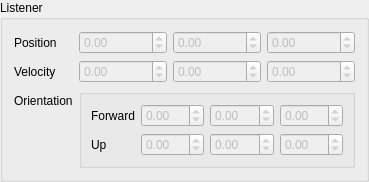
<?xml version="1.0" encoding="UTF-8"?>
<ui version="4.0">
 <class>ListenerComp</class>
 <widget class="ComponentGroup&lt;Raz::Listener&gt;" name="ListenerComp">
  <property name="windowTitle">
   <string>Listener</string>
  </property>
  <property name="title">
   <string>Listener</string>
  </property>
  <layout class="QFormLayout" name="listenerLayout">
   <item row="0" column="0">
    <widget class="QLabel" name="positionLabel">
     <property name="text">
      <string>Position</string>
     </property>
    </widget>
   </item>
   <item row="0" column="1">
    <layout class="QHBoxLayout" name="positionLayout">
     <item>
      <widget class="ValuePicker" name="positionX">
       <property name="enabled">
        <bool>false</bool>
       </property>
       <property name="minimum">
        <double>-340282346638528859811704183484516925440.000000000000000</double>
       </property>
       <property name="maximum">
        <double>340282346638528859811704183484516925440.000000000000000</double>
       </property>
      </widget>
     </item>
     <item>
      <widget class="ValuePicker" name="positionY">
       <property name="enabled">
        <bool>false</bool>
       </property>
       <property name="minimum">
        <double>-340282346638528859811704183484516925440.000000000000000</double>
       </property>
       <property name="maximum">
        <double>340282346638528859811704183484516925440.000000000000000</double>
       </property>
      </widget>
     </item>
     <item>
      <widget class="ValuePicker" name="positionZ">
       <property name="enabled">
        <bool>false</bool>
       </property>
       <property name="minimum">
        <double>-340282346638528859811704183484516925440.000000000000000</double>
       </property>
       <property name="maximum">
        <double>340282346638528859811704183484516925440.000000000000000</double>
       </property>
      </widget>
     </item>
    </layout>
   </item>
   <item row="1" column="0">
    <widget class="QLabel" name="velocityLabel">
     <property name="text">
      <string>Velocity</string>
     </property>
    </widget>
   </item>
   <item row="1" column="1">
    <layout class="QHBoxLayout" name="velocityLayout">
     <item>
      <widget class="ValuePicker" name="velocityX">
       <property name="enabled">
        <bool>false</bool>
       </property>
       <property name="minimum">
        <double>-340282346638528859811704183484516925440.000000000000000</double>
       </property>
       <property name="maximum">
        <double>340282346638528859811704183484516925440.000000000000000</double>
       </property>
      </widget>
     </item>
     <item>
      <widget class="ValuePicker" name="velocityY">
       <property name="enabled">
        <bool>false</bool>
       </property>
       <property name="minimum">
        <double>-340282346638528859811704183484516925440.000000000000000</double>
       </property>
       <property name="maximum">
        <double>340282346638528859811704183484516925440.000000000000000</double>
       </property>
      </widget>
     </item>
     <item>
      <widget class="ValuePicker" name="velocityZ">
       <property name="enabled">
        <bool>false</bool>
       </property>
       <property name="minimum">
        <double>-340282346638528859811704183484516925440.000000000000000</double>
       </property>
       <property name="maximum">
        <double>340282346638528859811704183484516925440.000000000000000</double>
       </property>
      </widget>
     </item>
    </layout>
   </item>
   <item row="2" column="0">
    <widget class="QLabel" name="orientationLabel">
     <property name="text">
      <string>Orientation</string>
     </property>
    </widget>
   </item>
   <item row="2" column="1">
    <widget class="QGroupBox" name="orientationGroup">
     <property name="title">
      <string notr="true"/>
     </property>
     <layout class="QFormLayout" name="orientationLayout">
      <item row="0" column="0">
       <widget class="QLabel" name="forwardLabel">
        <property name="text">
         <string>Forward</string>
        </property>
       </widget>
      </item>
      <item row="1" column="0">
       <widget class="QLabel" name="upLabel">
        <property name="text">
         <string>Up</string>
        </property>
       </widget>
      </item>
      <item row="0" column="1">
       <layout class="QHBoxLayout" name="forwardLayout">
        <item>
         <widget class="ValuePicker" name="forwardX">
          <property name="enabled">
           <bool>false</bool>
          </property>
          <property name="minimum">
           <double>-1.000000000000000</double>
          </property>
          <property name="maximum">
           <double>1.000000000000000</double>
          </property>
         </widget>
        </item>
        <item>
         <widget class="ValuePicker" name="forwardY">
          <property name="enabled">
           <bool>false</bool>
          </property>
          <property name="minimum">
           <double>-1.000000000000000</double>
          </property>
          <property name="maximum">
           <double>1.000000000000000</double>
          </property>
         </widget>
        </item>
        <item>
         <widget class="ValuePicker" name="forwardZ">
          <property name="enabled">
           <bool>false</bool>
          </property>
          <property name="minimum">
           <double>-1.000000000000000</double>
          </property>
          <property name="maximum">
           <double>1.000000000000000</double>
          </property>
         </widget>
        </item>
       </layout>
      </item>
      <item row="1" column="1">
       <layout class="QHBoxLayout" name="upLayout">
        <item>
         <widget class="ValuePicker" name="upX">
          <property name="enabled">
           <bool>false</bool>
          </property>
          <property name="minimum">
           <double>-1.000000000000000</double>
          </property>
          <property name="maximum">
           <double>1.000000000000000</double>
          </property>
         </widget>
        </item>
        <item>
         <widget class="ValuePicker" name="upY">
          <property name="enabled">
           <bool>false</bool>
          </property>
          <property name="minimum">
           <double>-1.000000000000000</double>
          </property>
          <property name="maximum">
           <double>1.000000000000000</double>
          </property>
         </widget>
        </item>
        <item>
         <widget class="ValuePicker" name="upZ">
          <property name="enabled">
           <bool>false</bool>
          </property>
          <property name="minimum">
           <double>-1.000000000000000</double>
          </property>
          <property name="maximum">
           <double>1.000000000000000</double>
          </property>
         </widget>
        </item>
       </layout>
      </item>
     </layout>
    </widget>
   </item>
  </layout>
 </widget>
 <customwidgets>
  <customwidget>
   <class>ComponentGroup&lt;Raz::Listener&gt;</class>
   <extends>QGroupBox</extends>
   <header>RaZor/Interface/ComponentGroup.hpp</header>
  </customwidget>
  <customwidget>
   <class>ValuePicker</class>
   <extends>QDoubleSpinBox</extends>
   <header>RaZor/Interface/ValuePicker.hpp</header>
  </customwidget>
 </customwidgets>
 <resources/>
 <connections/>
</ui>
